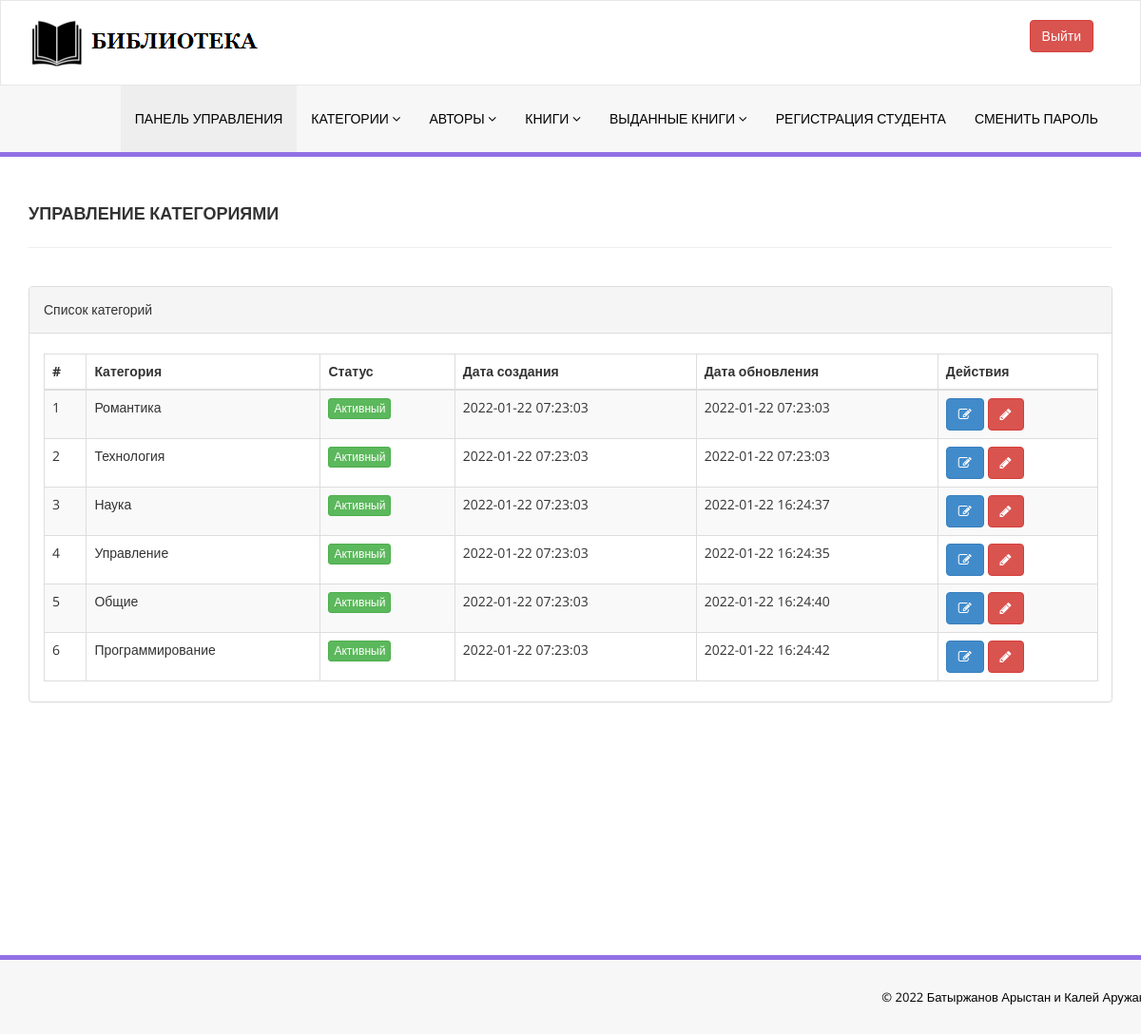
Page /library/admin/manage-categories.php (signed in) on the committed database.
### tables this page shows
CREATE TABLE `tblcategory` (
  `id` int(11) NOT NULL,
  `CategoryName` varchar(150) DEFAULT NULL,
  `Status` int(1) DEFAULT NULL,
  `CreationDate` timestamp NULL DEFAULT current_timestamp(),
  `UpdationDate` timestamp NULL DEFAULT '0000-00-00 00:00:00' ON UPDATE current_timestamp()
);

### library/admin/manage-categories.php (the view, shortened to what this page needs)
<?php
include('../includes/config.php');
if(strlen($_SESSION['alogin'])==0)
    {
header('location:index.php');
}
else{
    ?>
<!DOCTYPE html>
<html xmlns="http://www.w3.org/1999/xhtml">
<head>
    <link href="assets/css/bootstrap.css" rel="stylesheet" />
    <link href="assets/css/font-awesome.css" rel="stylesheet" />
    <link href="assets/js/dataTables/dataTables.bootstrap.css" rel="stylesheet" />
    <link href="assets/css/style.css" rel="stylesheet" />
</head>
<body>
<?php include('includes/header.php');?>
    <div class="content-wrapper">
         <div class="container">
        <div class="row pad-botm">
            <div class="col-md-12">
                <h4 class="header-line">Управление категориями</h4>
    </div>
     <div class="row">
</div>
        </div>
            <div class="row">
                <div class="col-md-12">
                    <div class="panel panel-default">
                        <div class="panel-heading">
                           Список категорий
                        </div>
                        <div class="panel-body">
                            <div class="table-responsive">
                                <table class="table table-striped table-bordered table-hover" id="dataTables-example">
                                    <thead>
                                        <tr>
                                            <th>#</th>
                                            <th>Категория</th>
                                            <th>Статус</th>
                                            <th>Дата создания</th>
                                            <th>Дата обновления</th>
                                            <th>Действия</th>
                                        </tr>
                                    </thead>
                                    <tbody>
<?php $sql = "SELECT * from  tblcategory";
$query = $dbh -> prepare($sql);
$query->execute();
$results=$query->fetchAll(PDO::FETCH_OBJ);
$cnt=1;
if($query->rowCount() > 0)
{
foreach($results as $result)
{               ?>
                                        <tr class="odd gradeX">
                                            <td class="center"><?php echo htmlentities($cnt);?></td>
                                            <td class="center"><?php echo htmlentities($result->CategoryName);?></td>
                                            <td class="center"><?php if($result->Status==1) {?>
                                            <a href="#" class="btn btn-success btn-xs">Активный</a>
                                            <?php } else {?>
                                            <a href="#" class="btn btn-danger btn-xs">Не активный</a>
                                            <?php } ?></td>
                                            <td class="center"><?php echo htmlentities($result->CreationDate);?></td>
                                            <td class="center"><?php echo htmlentities($result->UpdationDate);?></td>
                                            <td class="center">
                                            <a href="edit-category.php?catid=<?php echo htmlentities($result->id);?>"><button class="btn btn-primary"><i class="fa fa-edit "></i> </button>
                                          <a href="manage-categories.php?del=<?php echo htmlentities($result->id);?>" onclick="return confirm('Вы уверены, что хотите удалить?');"" >  <button class="btn btn-danger"><i class="fa fa-pencil"></i> </button>
                                            </td>
                                        </tr>
 <?php $cnt=$cnt+1;}} ?>
                                    </tbody>
                                </table>
                            </div>
                        </div>
                    </div>
                </div>
            </div>
    </div>
    </div>
  <?php include('includes/footer.php');?>
</body>
</html>
<?php } ?>

### library/admin/assets/css/style.css (style rules this page uses)
.content-wrapper { margin-top: 40px; min-height:800px; padding-bottom:90px; }
.header-line { font-weight:900; padding-bottom:25px; border-bottom:1px solid #eeeeee; text-transform:uppercase; }
.pad-botm { padding-bottom:30px; }

### rows in the picture
tblcategory: CategoryName "Романтика", Status "Активный", CreationDate "2022-01-22 07:23:03", UpdationDate "2022-01-22 07:23:03"
tblcategory: CategoryName "Технология", Status "Активный", CreationDate "2022-01-22 07:23:03", UpdationDate "2022-01-22 07:23:03"
tblcategory: CategoryName "Наука", Status "Активный", CreationDate "2022-01-22 07:23:03", UpdationDate "2022-01-22 16:24:37"
tblcategory: CategoryName "Управление", Status "Активный", CreationDate "2022-01-22 07:23:03", UpdationDate "2022-01-22 16:24:35"
tblcategory: CategoryName "Общие", Status "Активный", CreationDate "2022-01-22 07:23:03", UpdationDate "2022-01-22 16:24:40"
tblcategory: CategoryName "Программирование", Status "Активный", CreationDate "2022-01-22 07:23:03", UpdationDate "2022-01-22 16:24:42"
